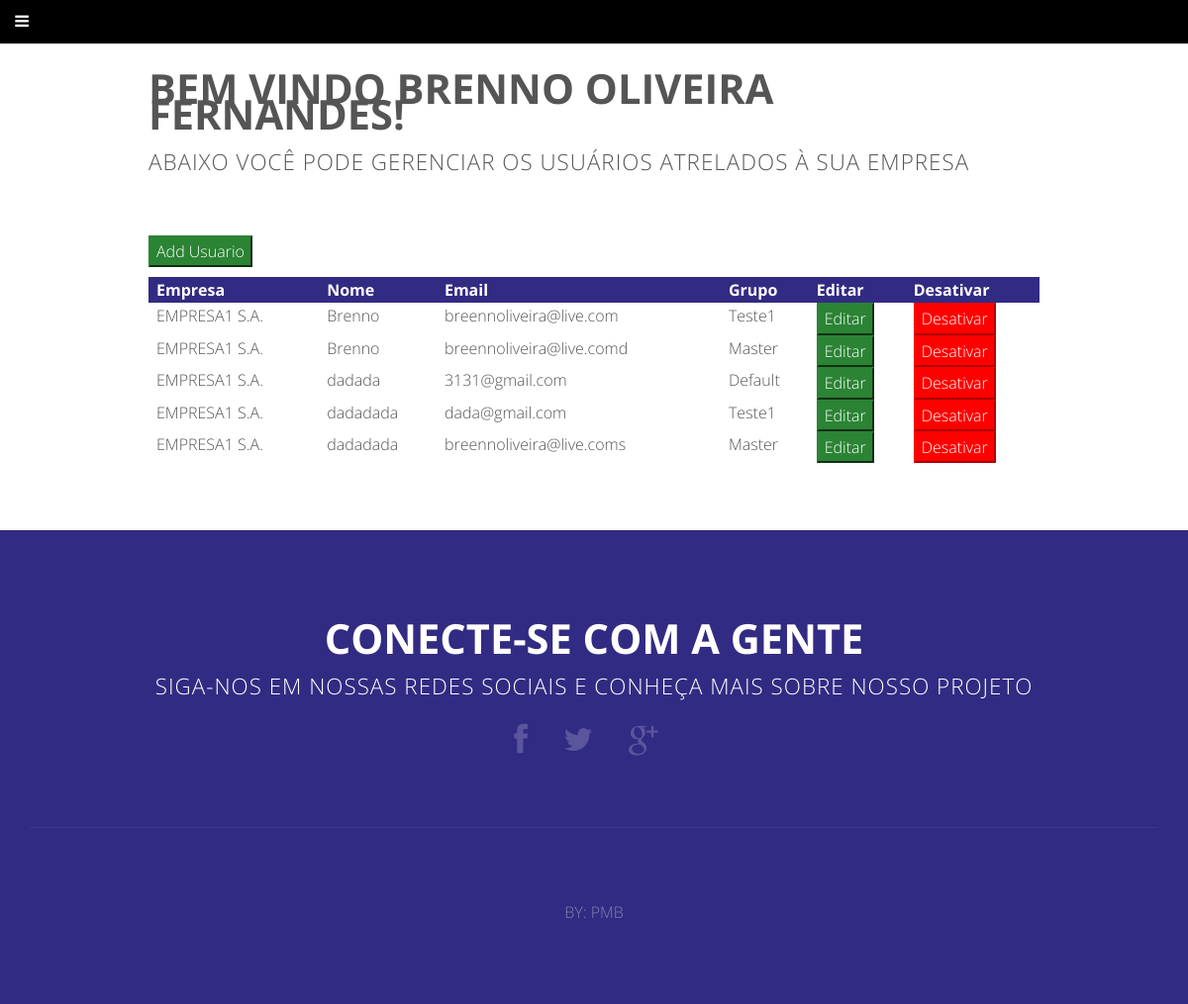
/projeto_inse/gerenciar_usuarios.php (signed in), run on the app's committed database.
### tables this page shows
CREATE TABLE IF NOT EXISTS `usuario` (
  `id` int(11) NOT NULL AUTO_INCREMENT,
  `email` varchar(254) NOT NULL,
  `senha` blob NOT NULL,
  `nome` varchar(254) NOT NULL,
  `sobrenome` varchar(254) NOT NULL,
  `genero` varchar(45) NOT NULL,
  `empresa` int(11) NOT NULL,
  `grupo` int(11) NOT NULL,
  PRIMARY KEY (`id`),
  UNIQUE KEY `email_UNIQUE` (`email`),
  KEY `empresa_usuario_idx` (`empresa`),
  KEY `grupo_usuario_idx` (`grupo`)
);

CREATE TABLE IF NOT EXISTS `empresa` (
  `id` int(11) NOT NULL AUTO_INCREMENT,
  `razaosocial` varchar(100) NOT NULL,
  `nomefantasia` varchar(100) NOT NULL,
  `cnpj` varchar(14) NOT NULL,
  `ramo` int(11) NOT NULL,
  `endereco` int(11) NOT NULL,
  PRIMARY KEY (`id`),
  UNIQUE KEY `cnpj_UNIQUE` (`cnpj`),
  KEY `ramo_empresa_idx` (`ramo`),
  KEY `endereco_empresa_idx` (`endereco`)
);

CREATE TABLE IF NOT EXISTS `grupo` (
  `id` int(11) NOT NULL AUTO_INCREMENT,
  `grupo` varchar(45) NOT NULL,
  `empresa` int(11) NOT NULL,
  PRIMARY KEY (`id`),
  KEY `empresa_grupo` (`empresa`)
);

### projeto_inse/gerenciar_usuarios.php (the view, shortened to what this page needs)
<?php include("includes/header.php");?>
<div id="main" class="wrapper style4">
				<div id="content" class="container2 medium">
					<section>
						<header class="major">
							<h2>Bem vindo <?php echo $_SESSION['nomefantasia'] ?>!</h2>
							<span class="byline">Abaixo você pode gerenciar os usuários atrelados à sua empresa</span>
						</header>
									<form action="registrar_usuario.php" method="">
										<button  type="submit" name="" style="margin-bottom: 10px; border-color: #2B8334;color: white;background: #2B8334;">Add Usuario</button>
									</form>
									<?php
										$db = mysqli_connect('localhost', 'root', '', 'inse');
										$stmt = mysqli_prepare($db, "SELECT u.id, u.email, u.nome, e.razaosocial, g.grupo FROM usuario as u INNER JOIN empresa as e on u.empresa = e.id INNER JOIN grupo as g on u.grupo = g.id WHERE u.empresa = '".$_SESSION['idempresa']."'");
										mysqli_stmt_execute($stmt);
										$result = mysqli_stmt_get_result($stmt);
									?>
									<table class="table table-bordered"  id="dataTable" width="100%" cellspacing="0">
										<thead>
										  <tr style="background-color: #322B83; color: white;">
											<th>Empresa</th>
											<th>Nome</th>
											<th>Email</th>
											<th>Grupo</th>
											<th>Editar </th>
											<th>Desativar </th>
										  </tr>
										</thead>
										<tbody>
										<?php
											while($row = mysqli_fetch_array($result)){
											?>
										  <tr>
											<td><?php echo $row['razaosocial'];?></td>
											<td><?php echo $row['nome'];?></td>
											<td><?php echo $row['email'];?></td>
											<td><?php echo $row['grupo'];?></td>
											<td>
												<form action="usuario.php?idusuario=<?php echo $row['id']?>" method="post">
													<button  type="submit" name="" class="btn btn-success" style="border-color: #2B8334;color: white;background: #2B8334;" > Editar </button>
												</form>
											</td>
											<td>
												<form action="" method="post">
												  <button type="submit" name="" class="btn btn-danger" style="border-color: red ;color: white;background: red;" > Desativar </button>
												</form>
											</td>
										  </tr>
										  <?php
										  }
										  ?>
										 </tbody>
								    </table>
					</section>
							</div>
</div>
<?php  include("includes/footer.php");?>

### projeto_inse/includes/header.php (shortened to what this page needs)
<!DOCTYPE HTML>
<html lang="pt-br">
	<head>
		<link rel="stylesheet" href="https://cdnjs.cloudflare.com/ajax/libs/jquery-modal/0.9.1/jquery.modal.min.css" />
		<link rel="stylesheet" href="css/bootstrap.min.css" />
		<link rel="stylesheet" href="css/skel.css" />
		<link rel="stylesheet" href="css/style.css" />
	</head>
	<body class="homepage">
			<div class="wrapper style1">

### projeto_inse/includes/footer.php
		<div id="footer">
			<section class="container">
				<header class="major">
					<h2>Conecte-se com a gente</h2>
					<span class="byline">Siga-nos em nossas redes sociais e conheça mais sobre nosso projeto</span>
				</header>
				<ul class="icons">
					<li class="active"><a href="#" class="fa fa-facebook"><span>Facebook</span></a></li>
					<li><a href="#" class="fa fa-twitter"><span>Twitter</span></a></li>
					<li><a href="#" class="fa fa-google-plus"><span>Google+</span></a></li>
				</ul>
				<hr />
			</section>
				<div id="copyright">
					BY: <span>PMB</span><a href=""></a>
				</div>
		</div>
	</body>
</html>

### projeto_inse/css/skel.css (style rules this page uses)
html,body,div,span,applet,object,iframe,h1,h2,h3,h4,h5,h6,p,blockquote,pre,a,abbr,acronym,address,big,cite,code,del,dfn,em,img,ins,kbd,q,s,samp,small,strike,strong,sub,sup,tt,var,b,u,i,center,dl,dt,dd,ol,ul,li,fieldset,form,label,legend,table,caption,tbody,tfoot,thead,tr,th,td,article,aside,canvas,details,embed,figure,figcaption,footer,header,hgroup,menu,nav,output,ruby,section,summary,time,mark,audio,video { margin:0;padding:0;border:0;font-size:100%;font:inherit;vertical-align:baseline; }
article,aside,details,figcaption,figure,footer,header,hgroup,menu,nav,section { display:block; }
body { line-height:1; }
ol,ul { list-style:none; }
table { border-collapse:collapse;border-spacing:0; }
body { -webkit-text-size-adjust:none }
*, *:before, *:after { -moz-box-sizing: border-box; -webkit-box-sizing: border-box; box-sizing: border-box; }
body { min-width: 1200px; }
.container { margin-left: auto; margin-right: auto; width: 1200px; }

### projeto_inse/css/style.css (style rules this page uses)
body, input, select, textarea { color: #555555; font-family: 'Open Sans', sans-serif; font-size: 12pt; font-weight: 300; line-height: 1.65em; resize: none; }
a { color: #2B8334; text-decoration: underline; }
p, ul, ol, dl, table, blockquote { margin: 0 0 2em 0; }
h1, h2, h3, h4, h5, h6 { color: inherit; font-weight: 700; }
h2 { font-size: 1.5em; }
hr { border-top: solid 1px #2B8334; border: 0; margin-bottom: 1.5em; }
header.major { padding-bottom: 1em; text-align: center; text-transform: uppercase; }
header.major h2 { font-size: 2.6em; font-weight: 700; }
header.major .byline { display: block; padding-top: 1em; letter-spacing: 1px; font-size: 1.4em; }
ul.icons { cursor: default; padding-bottom: 2em; }
ul.icons li { display: inline-block; line-height: 1em; padding: 0.5em 1em; }
ul.icons li:first-child { padding-left: 0; }
ul.icons li a { text-decoration: none; font-size: 2em; color: inherit; opacity: 0.2; -moz-transition: all 0.35s ease-in-out; -webkit-transition: all 0.35s ease-in-out; -o-transition: all 0.35s ease-in-out; -ms-transition: all 0.35s ease-in-out; transition: all 0.35s ease-in-out; }
table { width: 100%; border-collapse: collapse; margin: 0px; border: 0px; }
td { padding: 0px 0px 0px 8px; vertical-align:top; }
th { font-weight: 700; padding: 0px 0px 0px 8px; text-align: left; font-weight: bold; }
thead { background: #555555; color: #fff; vertical-align: middle; }
.container2 { margin-left: auto; margin-right: auto; width: 100%; }
.container2.medium { width: 75%; }
.wrapper { padding: 6em 0em 4em 0em; width: 100%; }
.wrapper.style1 { padding: 0em; }
.wrapper.style4 { background: white; }
#main { padding: 2em 0 0 0; }
#main #content .major, #main #sidebar .major { text-align: left; }
#footer { padding: 6em 0 2em 0; text-align: center; color: white; background-color: #322B83; }
#footer hr { border-bottom: 1px solid; border-color: inherit; opacity: .05; }
#footer .major h2 { color: inherit; }
#footer .major .byline { color: #fff; }
#copyright { position: relative; text-transform: uppercase; text-align: center; padding: 3em 0em 3em 0em; color: inherit; opacity: .40; }

### projeto_inse/css/style-wide.css (style rules this page uses)
body, input, select, textarea { font-size: 12pt; line-height: 1.8em; }

### projeto_inse/css/style-normal.css (style rules this page uses)
body, input, select, textarea { font-size: 11pt; }

### projeto_inse/css/style-narrower.css (style rules this page uses)
header.major h2 { font-size: 1.8em; }
header.major .byline { font-size: 1.1em; }
.wrapper.style4 { padding-bottom: 2em; }

### data on the page
usuario: empresa.razaosocial "EMPRESA1 S.A.", nome "Brenno", email "breennoliveira@live.com", grupo.grupo "Teste1"
usuario: empresa.razaosocial "EMPRESA1 S.A.", nome "Brenno", email "breennoliveira@live.comd", grupo.grupo "Master"
usuario: empresa.razaosocial "EMPRESA1 S.A.", nome "dadada", email "3131@gmail.com", grupo.grupo "Default"
usuario: empresa.razaosocial "EMPRESA1 S.A.", nome "dadadada", email "dada@gmail.com", grupo.grupo "Teste1"
usuario: empresa.razaosocial "EMPRESA1 S.A.", nome "dadadada", email "breennoliveira@live.coms", grupo.grupo "Master"

### other printed values
$_SESSION['nomefantasia'] "BRENNO OLIVEIRA FERNANDES"
